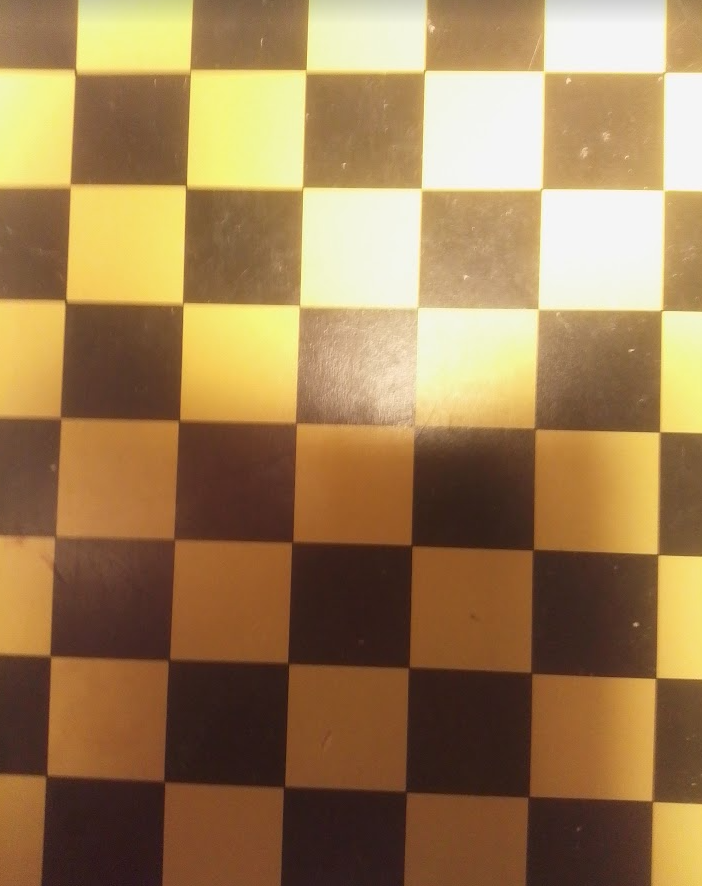
#> input picture PSO/images/bad_checkers.png, 702 x 886 px, found by its file name
$ jupyter execute --allow-errors PSO_hw04_en.ipynb   (shell and % lines are left out)
#> lines starting #> are read from the running program, lines starting #| are printed output that depends on the picture
<a href="https://colab.research.google.com/github/kocurvik/edu/blob/master/PSO/notebooks/PSO_hw04_en.ipynb" target="_parent"></a>

# Homework Exercise 4 - Adaptive Thresholding

Implement the function adaptive thresholding in Numpy and OpenCV. The method should assign each pixel either the value O or 255 based on the whether the given pixel intensity is higher than the mean of the neigboring pixels in the block of size `block_size` $\times$ `block_size`. To calculate the mean consider only pixels in the image.

You may use the functions from OpenCV, but not the implementation of thresholding. If your implementation is inefficient (usually due to using for cycles) you may lose some points.

[cell 1]
import numpy as np
import cv2

def adaptive_thresholding(image, block_size):
    # implement

    return thresholded_image

[cell 2]

from matplotlib import pyplot as plt

def show(img, title=None):
  plt.imshow(img, cmap='gray', vmin=0, vmax=255)
  plt.axis('off')
  plt.title(title)
  plt.show()

img_bad = cv2.cvtColor(cv2.imread('bad_checkers.png'), cv2.COLOR_BGR2GRAY)
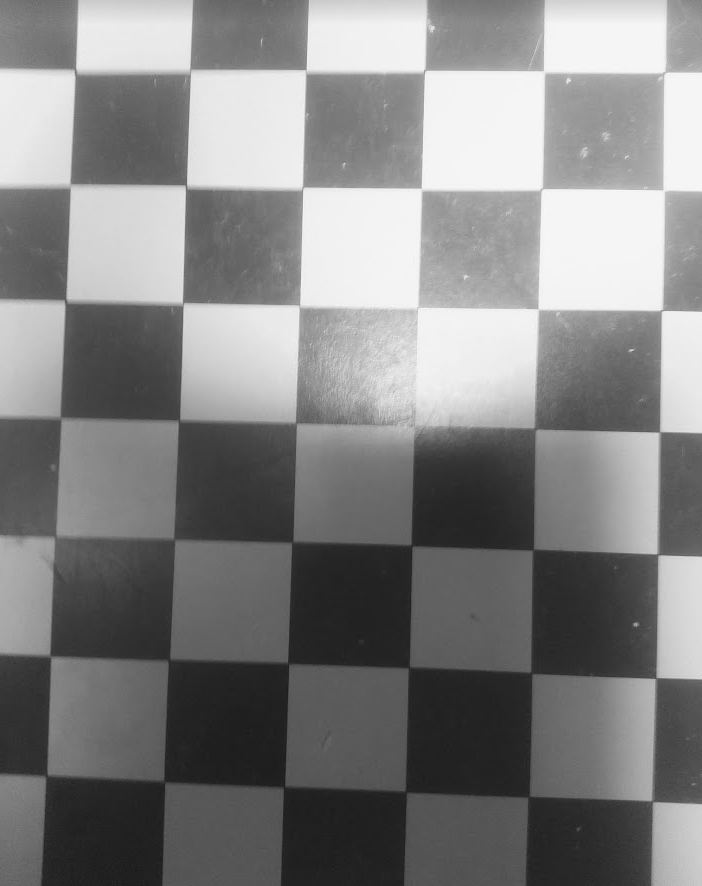
#> img_bad: shape (886, 702); min 23, max 250, mean 130.6
show(img_bad, 'Original')
#> (the rest of this cell did not finish here and is left out)

show(adaptive_thresholding(img_bad, 121), 'Thresholded, block = 121')
show(adaptive_thresholding(img_bad, 53), 'Thresholded, block = 53')
show(adaptive_thresholding(img_bad, 47), 'Thresholded, block = 47')


$ run again, with PSO/images/good_checkers.png copied over PSO/images/bad_checkers.png
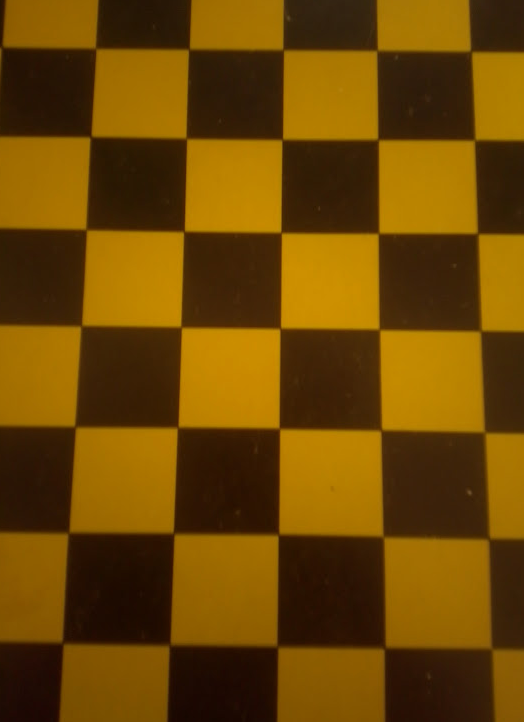
#> input picture PSO/images/good_checkers.png, 524 x 722 px, found by its file name
#> `img_bad = cv2.cvtColor(cv2.imread('bad_checkers.png'), cv2.COLOR_BGR2G..`:
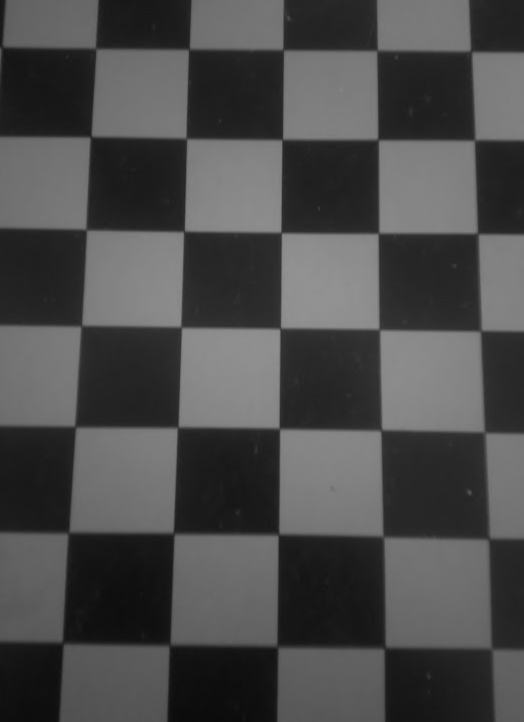
#> img_bad: shape (722, 524); min 10, max 147, mean 75.2
